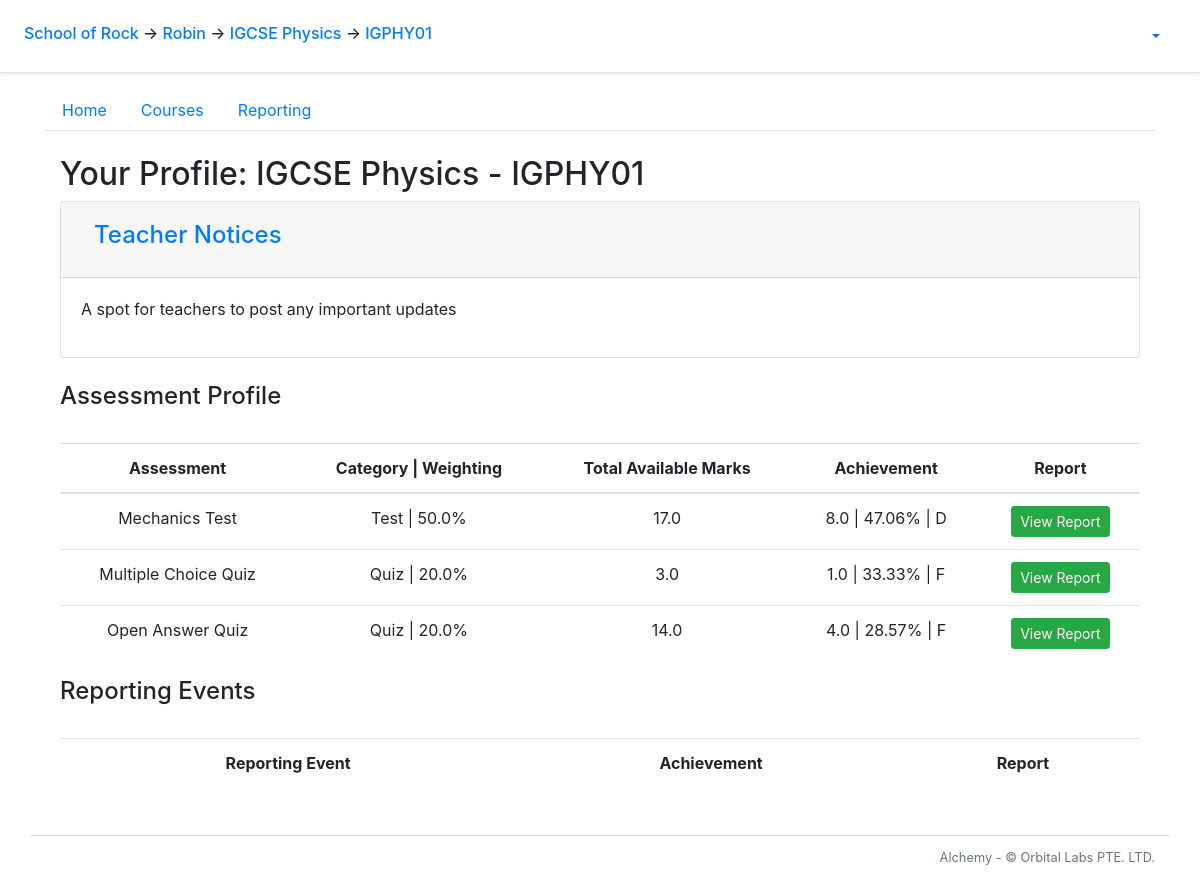
/student/1/course-view/1, run on the app's committed database.
### alchemy/models.py (models this page shows, shortened)
class School(db.Model):
    __tablename__ = 'school'
    id = db.Column(db.Integer, primary_key=True)
    name = db.Column(db.String(50))
    departments = db.relationship('Department', backref='school')
    snapshots = db.relationship('Snapshot', backref='school')

class AwsUser(db.Model):
    __tablename__ = 'aws_user'
    id = db.Column(db.Integer, primary_key=True)
    sub = db.Column(db.String(64), unique=True) # UUID string
    username = db.Column(db.String(64), nullable=False)
    group = db.Column(db.String(64), nullable=False) # Would we support multiple groups per user?
    email = db.Column(db.String(64))
    given_name = db.Column(db.String(32))
    family_name = db.Column(db.String(32))
    USER_ATTRIBUTES = ('given_name', 'family_name', 'email')

class Course(db.Model):
    __tablename__ = 'course'
    id = db.Column(db.Integer, primary_key=True)
    name = db.Column(db.String(20), nullable=False)
    department_id = db.Column(db.Integer, db.ForeignKey('department.id'))
    questions = db.relationship('Question', backref = 'q_course')
    tags = db.relationship('Tag', backref='tag_course')
    clazzes = db.relationship('Clazz', backref='course')
    papers = db.relationship('Paper', backref='course')
    grade_levels = db.relationship('GradeLevel', backref='grade_levels')
    assessment_categories = db.relationship('AssessmentCategory', backref='assessment_categories')
    checkpoints = db.relationship('Checkpoint', backref='course')

class Clazz(db.Model):
    __tablename__ = 'clazz'
    id = db.Column(db.Integer, primary_key=True)
    code = db.Column(db.String(20), nullable=False)
    course_id = db.Column(db.Integer, db.ForeignKey('course.id'))
    students = db.relationship('Student', secondary=clazzes_students, back_populates='clazzes',
        order_by='Student.id')

class Paper(db.Model):
    __tablename__ = 'paper'
    id = db.Column(db.Integer, primary_key=True)
    title = db.Column(db.String(50), nullable=False)
    scores = db.relationship('Score', backref='paper')
    paper_questions = db.relationship('PaperQuestion',
            order_by='PaperQuestion.order_number',
            collection_class=ordering_list('order_number', count_from=1))
    course_id = db.Column(db.Integer, db.ForeignKey('course.id'))
    category_id = db.Column(db.Integer, db.ForeignKey('assessment_category.id'), nullable=False)
    category = db.relationship('AssessmentCategory', back_populates='papers')
    checkpoints = db.relationship('Checkpoint', secondary=checkpoints_papers, back_populates='papers')
    @sqlalchemy.orm.reconstructor
    def __paper_construct__(self):
        self.build_profile()
    def build_profile(self):
        self.profile = paper_profile.PaperProfile()
        self.profile.total_questions = len(self.paper_questions)
        tag_list = []
        for pq in self.paper_questions:
            if len(pq.question.all_solutions) > 1:
                self.profile.total_mc_questions += 1
                self.profile.total_mc_points += pq.question.points
            elif len(pq.question.all_solutions) == 1:
                self.profile.total_oa_questions += 1
                self.profile.total_oa_points += pq.question.points
            else:
                pass
            self.profile.total_points += pq.question.points
            for tag in pq.question.tags:
                if tag not in tag_list:
                    tag_list.append(tag)
        if self.profile.total_mc_questions > 0:
            self.profile.has_mc_questions = True
        if self.profile.total_points != 0:
            self.profile.mcq_points_norm_ratio = round(self.profile.total_mc_points/self.profile.total_points*100, 1)
            self.profile.oaq_points_norm_ratio = round(self.profile.total_oa_points/self.profile.total_points*100, 1)
        for tag in tag_list:
            new_tag_profile = paper_profile.build_tag_profile(self, tag)
            new_tag_profile.calculate_q_percentage(self.profile)
            new_tag_profile.calculate_p_percentage(self.profile)
            self.profile.tag_profile_list.append(new_tag_profile)

class AssessmentCategory(db.Model):
    __tablename__ = 'assessment_category'
    id = db.Column(db.Integer, primary_key=True)
    name = db.Column(db.String())
    weight = db.Column(db.Float)
    course_id = db.Column(db.Integer, db.ForeignKey('course.id'), nullable=False)
    papers = db.relationship('Paper', back_populates='category')

### alchemy/views/student.py (the view)
@bp_student.route('/course-view/<int:course_id>')
@auth_manager.require_group
def course_view(course_id):
    g.course = models.Course.query.filter_by(id = course_id).first()
    for clazz in g.student.clazzes:
        if clazz.course.id == g.course.id:
            g.clazz = clazz
    course_profile = data_manager.StudentCourseProfile(g.student, g.course)
    return flask.render_template('student/course_view.html', profile = course_profile)

### alchemy/auth_manager.py (called while the page is built)
def auth_enabled():
    return False

def require_group(func):
    @functools.wraps(func)
    def deco(*args, **kwargs):
        if not auth_enabled():
            g.current_user = None
        elif flask_jwt_extended.verify_jwt_in_request(optional=True):
            g.current_user = flask_jwt_extended.get_current_user()
        else:
            flask.abort(401)
        return func(*args, **kwargs)
    return deco

### alchemy/reports/data_manager.py (called while the page is built)
def total_score(score_list):
    return sum(score.value for score in score_list if score.value)

def calc_percentage(numerator, denominator):
    percentage = round(numerator/denominator*100, 2)
    return percentage

def determine_grade(percentage, course):
    grade_levels = course.grade_levels
    for i in range(len(grade_levels)):
        if percentage >= grade_levels[i].lower_bound:
            new_grade = grade_levels[i].grade
            break
    return new_grade

    def build_self(self, student, course):
        for paper in course.papers:
            paper_score_tally = PaperScoreTally.from_student(student, paper)
            self.paper_score_tallies.append(paper_score_tally)
        for checkpoint in course.checkpoints:
            checkpoint_tally = checkpoint_data_manager.StudentCheckpointTally(student, checkpoint)
            self.checkpoint_tallies.append(checkpoint_tally)

### alchemy/views/clazz.py (called while the page is built)
@bp_clazz.url_defaults
def url_defaults(endpoint, values):
    if 'clazz_id' not in values:
        values['clazz_id'] = g.clazz.id

### alchemy/views/course.py (called while the page is built)
@bp_course.url_defaults
def url_defaults(endpoint, values):
    if 'course_id' not in values:
        values['course_id'] = g.course.id

### alchemy/views/profile.py (called while the page is built)
def build_tag_profile(paper, primary_tag):
    allocated_questions = 0
    allocated_points = 0
    for paper_question in paper.paper_questions:
        for tag in paper_question.question.tags:
            if tag.name == primary_tag.name:
                allocated_questions += 1
                allocated_points += paper_question.question.points
    tag_profile = TagProfile(primary_tag, allocated_questions, allocated_points)
    return tag_profile

    def calculate_q_percentage(self, paper_profile):
        q_percentage = self.allocated_questions/paper_profile.total_questions*100
        self.question_percentage = round(q_percentage, 1)

    def calculate_p_percentage(self, paper_profile):
        p_percentage = self.allocated_points/paper_profile.total_points*100
        self.points_percentage = round(p_percentage, 1)

### alchemy/templates/student/course_view.html (shortened to what this page needs)
{% extends "student/layout.html" %}
{% block student_tab_content %}
<div class='container'>
  <h2>Your Profile: {{ g.clazz.course.name }} - {{ g.clazz.code }}</h2>
</div>
<div class='container'>
  <div class="accordion" id="daily-header">
    <div class="card">
      <div class="card-header" id="header-title">
        <h3 class="mb-0">
          <button class="btn btn-link btn-block text-left" type="button" data-toggle="collapse" data-target="#header-content" aria-expanded="true" aria-controls="header-content">
            <h4>Teacher Notices</h4>
          </button>
        </h3>
      </div>
      <div id="header-content" class="collapse show" aria-labelledby="header-content" data-parent="#daily-header">
        <div class="card-body">
          <p>A spot for teachers to post any important updates</p>
        </div>
      </div>
    </div>
  </div>
</div>
<br>
<div class='container'>
  <h4>Assessment Profile</h4>
  <br>
  <table style="text-align:center" class="table table-hover">
    <tr>
      <th>Assessment</th>
      <th>Category | Weighting</th>
      <th>Total Available Marks</th>
      <th>Achievement</th>
      <th>Report</th>
    </tr>
    <tbody>
      {% for tally in profile.paper_score_tallies %}
        <tr>
          <td>{{ tally.paper.title }}</td>
          {% if tally.has_all_scores %}
            <td>{{ tally.paper.category.name }} | {{ tally.paper.category.weight }}%</td>
            <td>{{ tally.paper.profile.total_points }}</td>
            <td> {{ tally.raw_total }} | {{ tally.percent_total }}% | {{ tally.grade }} </td>
            <td><a class="btn btn-success btn-sm" target="_blank" href="{{ url_for('student.paper_report', student_id = g.student.id, paper_id = tally.paper.id, clazz_id = g.clazz.id, section_selection_string_get = g.student_paper_report_sections_string) }}" >View Report</a></td>
          {% else %}
            <td>No Grade Assigned</td>
            <td><a class="btn btn-success btn-sm disabled">View Report</a></td>
          {% endif %}
        </tr>
      {% endfor %}
    </tbody>
  </table>
</div>
<div class='container'>
  <h4>Reporting Events</h4>
  <br>
  <table style="text-align:center" class="table table-hover">
    <tr>
      <th>Reporting Event</th>
      <th>Achievement</th>
      <th>Report</th>
    </tr>
  </table>
</div>
{% endblock student_tab_content %}

### alchemy/templates/layout_start.html (shortened to what this page needs)
<!doctype html>
<html lang="en">
  <head>
      <link rel="stylesheet" href="https://stackpath.bootstrapcdn.com/bootstrap/4.5.0/css/bootstrap.min.css">
      <link rel="stylesheet" type="text/css" href="{{ url_for('static', filename='card-body.css') }}">
    </head>
    <body>
      <div class="p-3 px-md-4 mb-3 bg-white border-bottom shadow-sm">
        <div class="row justify-content-md-center">
          <div class="col d-flex align-items-baseline">
            <h6 class="mt-2 mr-3">
              {% if g.school %}
                <a href = "{{ url_for('school.index', school_id = g.school.id)}}">{{ g.school.name }}</a>
              {% else %}
                <b style="text-align: center;">Welcome to...</b>
              {% endif %}
              {% if g.student %}
                <span>&#8594;</span><a href = "{{ url_for('student.index', student_id = g.student.id) }}"> {{ g.student.aws_user.given_name }}</a>
              {% endif %}
              {% if g.course %}
                <span>&#8594;</span><a href = "{{ url_for('course.index', course_id = g.course.id) }}"> {{ g.course.name }}</a>
              {% endif %}
              {% if g.clazz %}
                <span>&#8594;</span><a href = "{{ url_for('course.clazz.index', clazz_id = g.clazz.id) }}"> {{ g.clazz.code }}</a>
              {% endif %}
            </h6>
          </div>
          <div class="col-md-auto d-flex align-items-baseline">
            {% if 'current_user' in g %}
            <ul class="nav nav-pills">
              <li class="nav-item dropdown">
                <a class="nav-link dropdown-toggle" data-toggle="dropdown" href="#" role="button" aria-haspopup="true" aria-expanded="false">{{ g.current_user.username }}</a>
              </li>
            </ul>
            {% endif %}
          </div>
        </div>
      </div>

### data on the page
School: school.name "School of Rock"
AwsUser: student.aws_user.given_name "Robin"
Course: course.name "IGCSE Physics", clazz.course.name "IGCSE Physics"
Clazz: clazz.code "IGPHY01"
Paper: paper "Mechanics Test"
AssessmentCategory: paper.category.name "Test", paper.category.weight "50.0"
Paper: paper "Multiple Choice Quiz"
AssessmentCategory: paper.category.name "Quiz" "Quiz", paper.category.weight "20.0" "20.0"
Paper: paper "Open Answer Quiz"

### other printed values
{{ tally.paper.profile.total_points }} "17.0" "3.0" "14.0"
{{ tally.raw_total }} "8.0" "1.0" "4.0"
{{ tally.percent_total }} "47.06" "33.33" "28.57"
{{ tally.grade }} "D" "F" "F"
